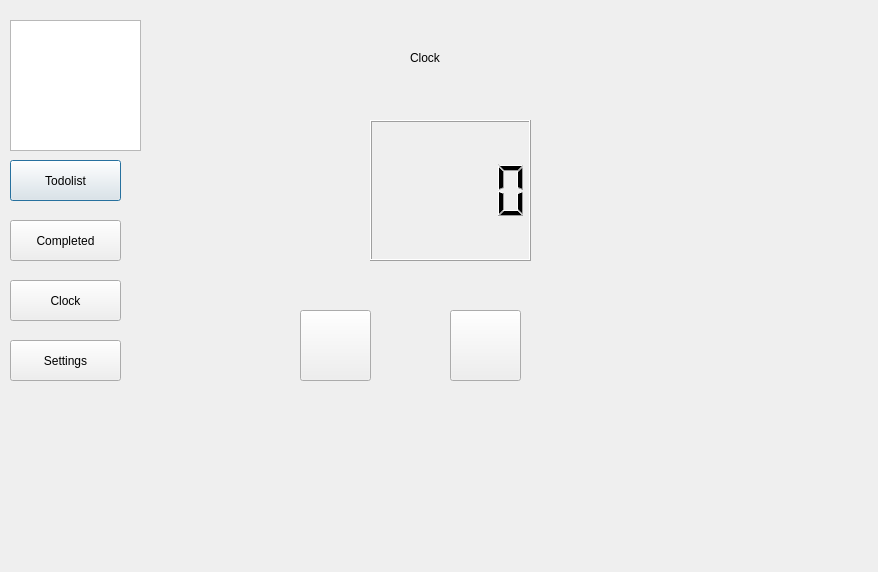
<?xml version="1.0" encoding="UTF-8"?>
<ui version="4.0">
 <class>Clock</class>
 <widget class="QDialog" name="Clock">
  <property name="geometry">
   <rect>
    <x>0</x>
    <y>0</y>
    <width>878</width>
    <height>572</height>
   </rect>
  </property>
  <property name="windowTitle">
   <string>Dialog</string>
  </property>
  <widget class="QPushButton" name="pushButton">
   <property name="geometry">
    <rect>
     <x>10</x>
     <y>160</y>
     <width>111</width>
     <height>41</height>
    </rect>
   </property>
   <property name="text">
    <string>Todolist</string>
   </property>
  </widget>
  <widget class="QPushButton" name="pushButton_2">
   <property name="geometry">
    <rect>
     <x>10</x>
     <y>220</y>
     <width>111</width>
     <height>41</height>
    </rect>
   </property>
   <property name="text">
    <string>Completed</string>
   </property>
  </widget>
  <widget class="QPushButton" name="pushButton_3">
   <property name="geometry">
    <rect>
     <x>10</x>
     <y>340</y>
     <width>111</width>
     <height>41</height>
    </rect>
   </property>
   <property name="text">
    <string>Settings</string>
   </property>
  </widget>
  <widget class="QPushButton" name="pushButton_4">
   <property name="geometry">
    <rect>
     <x>10</x>
     <y>280</y>
     <width>111</width>
     <height>41</height>
    </rect>
   </property>
   <property name="text">
    <string>Clock</string>
   </property>
  </widget>
  <widget class="QLabel" name="label">
   <property name="geometry">
    <rect>
     <x>410</x>
     <y>50</y>
     <width>41</width>
     <height>16</height>
    </rect>
   </property>
   <property name="text">
    <string>Clock</string>
   </property>
  </widget>
  <widget class="QLCDNumber" name="lcdNumber">
   <property name="geometry">
    <rect>
     <x>370</x>
     <y>120</y>
     <width>161</width>
     <height>141</height>
    </rect>
   </property>
  </widget>
  <widget class="QGraphicsView" name="graphicsView">
   <property name="geometry">
    <rect>
     <x>10</x>
     <y>20</y>
     <width>131</width>
     <height>131</height>
    </rect>
   </property>
  </widget>
  <widget class="QPushButton" name="pushButton_5">
   <property name="geometry">
    <rect>
     <x>300</x>
     <y>310</y>
     <width>71</width>
     <height>71</height>
    </rect>
   </property>
   <property name="text">
    <string/>
   </property>
  </widget>
  <widget class="QPushButton" name="pushButton_6">
   <property name="geometry">
    <rect>
     <x>450</x>
     <y>310</y>
     <width>71</width>
     <height>71</height>
    </rect>
   </property>
   <property name="text">
    <string/>
   </property>
  </widget>
 </widget>
 <resources/>
 <connections/>
</ui>
